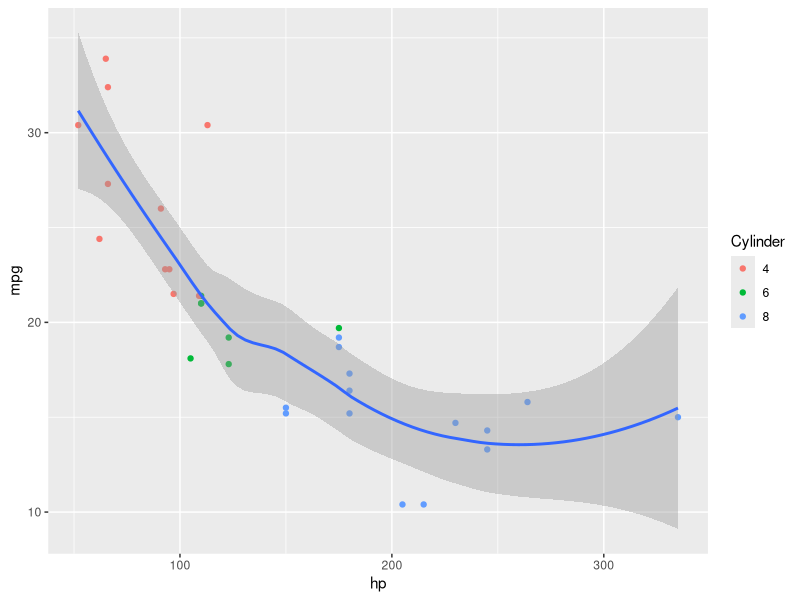

Write R code to recreate this figure.
## ---- chunk 1
knitr::opts_chunk$set(echo = F, eval = T, comment = NA, warning = F, message = NA)
knitr::knit_hooks$set(wrapper = function(before, options, envir) {
  if (before) {
    sprintf('    ```{r %s}\n', options$params.src)
  } else '    ```\n'
})
## ---- chunk 2
library(ggplot2)
ggplot(mtcars, aes(x = hp, y = mpg)) + 
  geom_point(aes(colour = factor(cyl))) + 
  geom_smooth() + 
  guides(colour = guide_legend(title = "Cylinder"))
